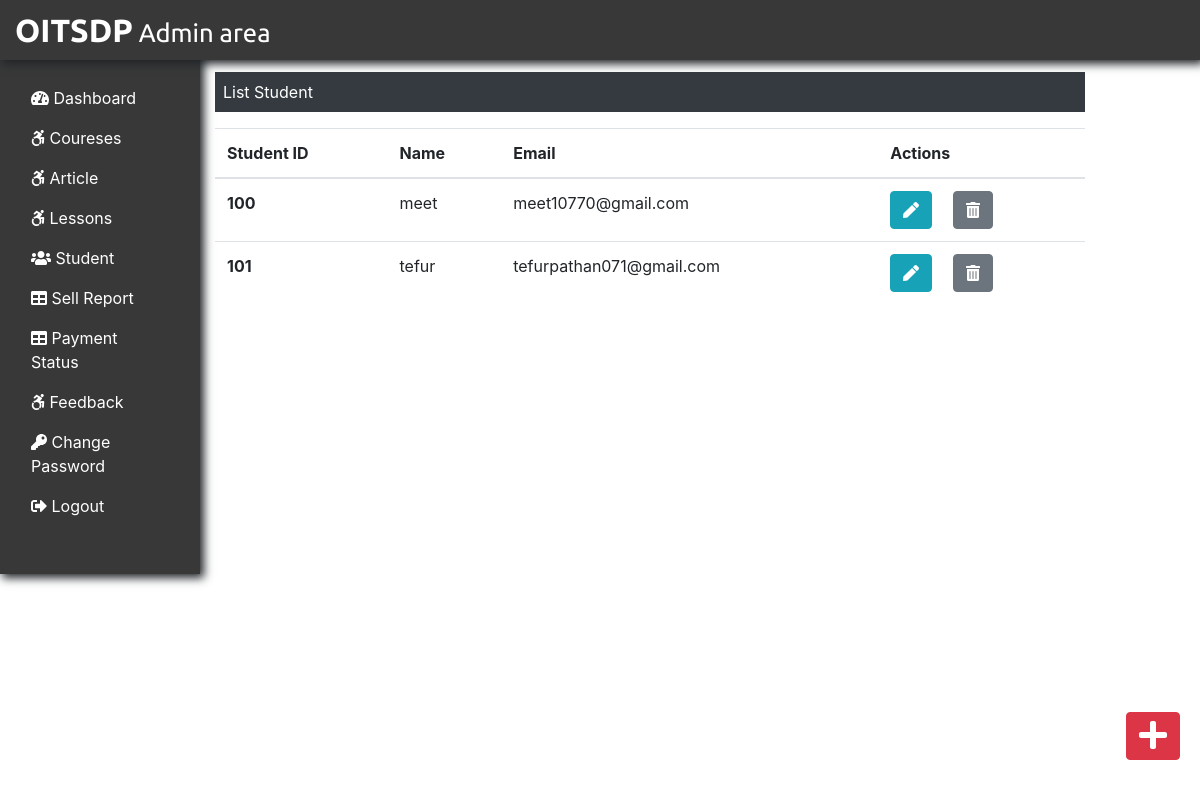
Page /admin/student.php (signed in) on the committed database.
### tables this page shows
CREATE TABLE `student` (
  `stu_id` int(5) NOT NULL,
  `stu_name` varchar(20) NOT NULL,
  `stu_email` varchar(30) NOT NULL,
  `stu_pass` varchar(40) NOT NULL,
  `stu_occ` varchar(10) NOT NULL,
  `stu_img` blob NOT NULL
);

### admin/student.php (the view, shortened to what this page needs)
<?php
include("admininclude/header.php");
include("../dbconnection.php");
?>
<div class="col-sm-9 mt-5">
	<p class="bg-dark text-white p-2 mt-4">List Student</p>
	<?php
	$sql = "SELECT * FROM student";
	$result = $conn->query($sql);
	if($result->num_rows > 0){
	?>
	<table class="table">
		<thead>
		<tr>
			<th scope="col">Student ID</th>
			<th scope="col">Name</th>
			<th scope="col">Email</th>
			<th scope="col">Actions</th>
		</tr>
		</thead>
		<tbody>
			<?php
			while($row = $result->fetch_assoc()){
			echo '<tr>';
			echo '<th scope="row">'.$row['stu_id'].'</th>';
			echo '<td>'.$row['stu_name'].'</td>';
			echo '<td>'.$row['stu_email'].'</td>';
			echo '<td>';
			echo '
			<form action="editstudent.php" method="POST" class="d-inline">
			<input type="hidden" name="id" value='.$row["stu_id"].'>
			<button type="submit" class="btn btn-info mr-3" name="view" value="View"><i class="fas fa-pen"></i></button>
				</form>';
			echo '
				<form action="" method="POST" class="d-inline">
				<input type="hidden" name="id" value='.$row["stu_id"].'>
				<button type="submit" class="btn btn-secondary" name="delete" value="Delete"><i class="fas fa-trash-alt"></i></button></form></td></tr>';
				 } ?>
		</tbody>
	</table>
	<?php
	}else{
	echo '0 Result';
	}
	?>
</div>
<div>
	<a class="btn btn-danger box " style="margin-top:550px; margin-left: 20px;" href="./addnewstudent.php" ><i class="fas fa-plus fa-2x"></i></a>
</div>
</div>
<?php
include("admininclude/footer.php");
?>

### css/adminstyle.css (style rules this page uses)
.box { position: fixed; bottom: 10px; right: 20px; margin-bottom: 30px; }

### rows in the picture
student: stu_id "100", stu_name "meet", stu_email "meet10770@gmail.com"
student: stu_id "101", stu_name "tefur", stu_email "tefurpathan071@gmail.com"
